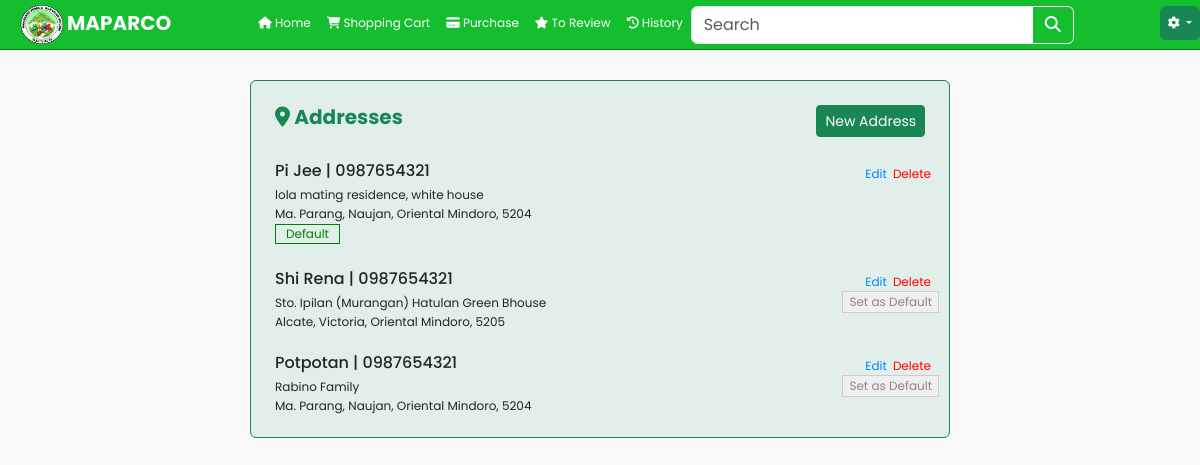
/users/address.php (signed in), run on the app's committed database.
### tables this page shows
CREATE TABLE `addresses` (
  `AddressID` int(11) NOT NULL,
  `CustomerID` int(11) DEFAULT NULL,
  `Description` varchar(255) NOT NULL,
  `HouseNo` varchar(255) NOT NULL,
  `Street` varchar(255) NOT NULL,
  `Barangay` varchar(255) NOT NULL,
  `City` varchar(100) NOT NULL,
  `Province` varchar(100) NOT NULL,
  `ZipCode` varchar(20) NOT NULL,
  `FullName` varchar(255) DEFAULT NULL,
  `PhoneNumber` varchar(20) DEFAULT NULL,
  `IsDefault` tinyint(1) DEFAULT 0,
  `AddedAt` datetime DEFAULT NULL,
  `UpdatedAt` datetime DEFAULT NULL
);

### users/address.php (the view, shortened to what this page needs)
<!DOCTYPE html>
<html lang="en">
<head>
    <link href="https://cdn.jsdelivr.net/npm/bootstrap@5.3.3/dist/css/bootstrap.min.css" rel="stylesheet">
    <link href='https://unpkg.com/boxicons@2.1.4/css/boxicons.min.css' rel='stylesheet'>
    <link rel="stylesheet" href="https://cdnjs.cloudflare.com/ajax/libs/font-awesome/6.5.1/css/all.min.css" />
    <link href="https://stackpath.bootstrapcdn.com/bootstrap/4.5.2/css/bootstrap.min.css" rel="stylesheet">
</head>
<body>
    <?php include 'navbars/navbar.php' ?>
    <div class="container">
        <div class="address-card p-4 bg-success bg-opacity-10 border border-success border-start rounded">
            <div class="header">
                <h5 class='text-success fw-bold'><i class="fa-solid fa-location-dot"></i> Addresses</h5>
                <button type="button" class="btn btn-success btn-sm" data-toggle="modal" data-target="#createProductModal">New Address</button>
            </div>
            <?php
            $customer_id = $_SESSION['customer_id'];
            $servername = "localhost";
            $username = "root";
            $password = "";
            $dbname = "MAPARCO";
            $conn = new mysqli($servername, $username, $password, $dbname);
            $sql_addresses = "SELECT * FROM addresses WHERE CustomerID = '$customer_id'";
            $result_addresses = $conn->query($sql_addresses);
            if ($result_addresses->num_rows > 0) {
                while ($row = $result_addresses->fetch_assoc()) {
                    echo "<div class='address row'>";
                    echo "<div class='address-info'>";
                    echo "<div class='headers mt-4'>";
                    echo "<h6>" . $row["FullName"] . " | <span class='phone-number'>" . $row["PhoneNumber"] . "</span></h6>";
                    echo "<div class='address-actions'>";
                    echo "<div class='mixed'>";
                    echo "<button class='edit-address' data-address='" . json_encode($row) . "'>Edit</button>";
                    echo "<a href='#' onclick='openDeleteModal(" . $row["AddressID"] . ")' class='delete-link mr-2 '>Delete</a>";
                    echo "</div>";
                    if ($row["IsDefault"] != 1) {
                        echo "<div class='mix'>";
                        echo "<form action='set_default_address.php' method='POST'>";
                        echo "<button type='submit' class='set_default' name='set_default'>Set as Default</button>";
                        echo "</form>";
                        echo "</div>";
                    }
                    echo "</div>";
                    echo "</div>";
                    echo "<p class='mb-1'>" . $row["Description"] . "</p>";
                    echo "<p class='mb-0'>" . $row["Barangay"] . ", " . $row["City"] . ", " . $row["Province"] . ", " . $row["ZipCode"] . "</p>";
                    if ($row["IsDefault"] == 1) {
                        echo "<label class='default-label mb-0'>Default</label>";
                    }
                    echo "</div>";
                }
            } else {
                echo "<p class='no-address'>No addresses found.</p>";
            }
            ?>
        </div>
    </div>
</body>
</html>

### users/address.php (style rules this page uses)
body { font-family: 'Poppins', sans-serif; background-color: #f8f9fa; }
.container { display: flex; flex-direction: row; margin-top: 80px; position: relative; }
.address-card { width: 700px; margin: auto; position: relative; }
.header { display: flex; justify-content: space-between; }
.address p { margin: 0; line-height: 1.5; font-size: 12px; }
.header h5 { color: green; font-weight: 500; }
.headers { display: flex; justify-content: space-between; }
.address-info p { line-height: 1.2; }
.default-label { color: green; border: 1px solid green; padding: 0px 10px; font-size: 10px; }
.set_default { border: 1px solid #ccc; color: #888; }
.address-actions .mixed { position: absolute; right: 10px; }
.address-actions .mix { position: absolute; right: 10px; padding-top: 20px; }
.default-label { font-size: 12px; }
.address .set_default { font-size: 12px; }
.address .edit-address, .address a { font-size: 12px; }
.address-actions a { text-decoration: none; color: red; }
.edit-address { background: none; border: 0; color: #08f; outline: none; white-space: nowrap; }

### users/navbars/navbar.php (style rules this page uses)
body { font-family: 'Poppins', sans-serif; background-color: #f8f9fa; }

### data on the page
addresses: FullName "Pi Jee", PhoneNumber "0987654321", Description "lola mating residence, white house", Barangay "Ma. Parang", City "Naujan", Province "Oriental Mindoro", ZipCode "5204", IsDefault "Default"
addresses: FullName "Shi Rena", PhoneNumber "0987654321", Description "Sto. Ipilan (Murangan) Hatulan Green Bhouse", Barangay "Alcate", City "Victoria", Province "Oriental Mindoro", ZipCode "5205"
addresses: FullName "Potpotan", PhoneNumber "0987654321", Description "Rabino Family", Barangay "Ma. Parang", City "Naujan", Province "Oriental Mindoro", ZipCode "5204"
